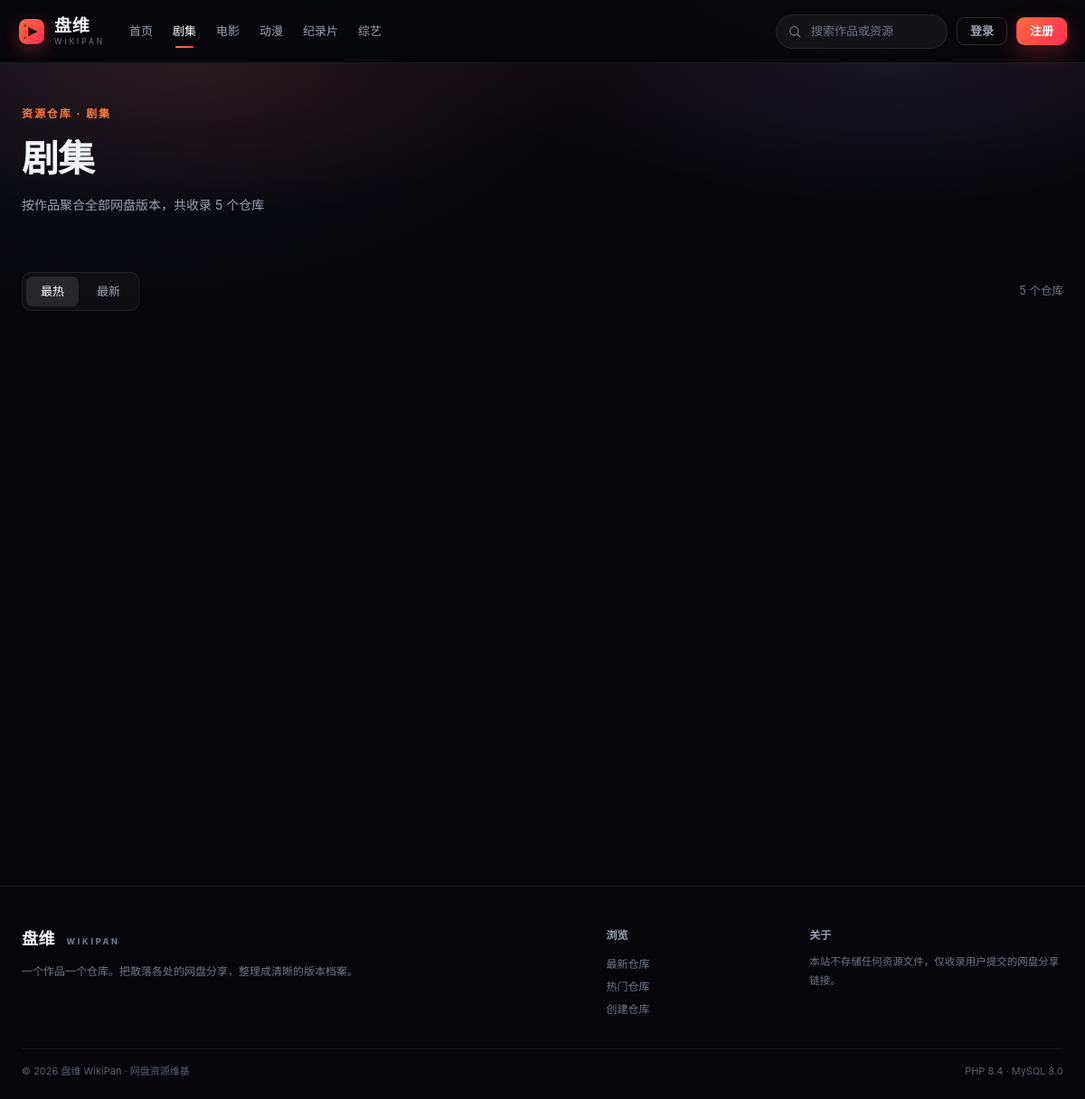
Screenshot of /browse?cat=series with the database file from the repository.
### tables this page shows
CREATE TABLE IF NOT EXISTS categories (
  id         INT UNSIGNED AUTO_INCREMENT PRIMARY KEY,
  slug       VARCHAR(32) NOT NULL,
  name       VARCHAR(32) NOT NULL,
  sort_order SMALLINT NOT NULL DEFAULT 0,
  UNIQUE KEY uk_slug (slug)
);

CREATE TABLE IF NOT EXISTS repositories (
  id             INT UNSIGNED AUTO_INCREMENT PRIMARY KEY,
  slug           VARCHAR(160) NOT NULL,
  title          VARCHAR(120) NOT NULL,
  original_title VARCHAR(160) DEFAULT NULL,
  category_id    INT UNSIGNED NOT NULL,
  year           SMALLINT UNSIGNED DEFAULT NULL,
  description    TEXT,
  poster         VARCHAR(500) DEFAULT NULL,
  backdrop       VARCHAR(500) DEFAULT NULL,
  tags           VARCHAR(200) DEFAULT NULL,
  featured       TINYINT(1) NOT NULL DEFAULT 0,
  heat           INT UNSIGNED NOT NULL DEFAULT 0,
  created_by     INT UNSIGNED NOT NULL,
  created_at     DATETIME NOT NULL DEFAULT CURRENT_TIMESTAMP,
  updated_at     DATETIME NOT NULL DEFAULT CURRENT_TIMESTAMP ON UPDATE CURRENT_TIMESTAMP,
  KEY idx_category (category_id),
  KEY idx_heat (heat),
  KEY idx_created (created_at),
  KEY idx_featured (featured),
  CONSTRAINT fk_repo_category FOREIGN KEY (category_id) REFERENCES categories (id),
  CONSTRAINT fk_repo_user FOREIGN KEY (created_by) REFERENCES users (id)
);

### app/helpers.php (called while the page is built, shortened)
<?php
function e(mixed $value): string
{
    return htmlspecialchars((string) $value, ENT_QUOTES | ENT_SUBSTITUTE, 'UTF-8');
}
function render_view(string $view, array $data = []): string
{
    extract($data, EXTR_SKIP);
    require APP_PATH . '/views/' . $view . '.php';
    return (string) ob_get_clean();
}
function view(string $view, array $data = [], array $meta = []): void
{
    $content = render_view($view, $data);
    require APP_PATH . '/views/layout.php';
}
function categories(): array
{
    static $cache = null;
    return $cache ??= all('SELECT * FROM categories ORDER BY sort_order, id');
}
function category_by_slug(string $slug): ?array
{
    return one('SELECT * FROM categories WHERE slug = ?', [$slug]);
}

### app/pages.php (called while the page is built, shortened)
<?php
function page_browse(): void
{
    $slug = trim((string) ($_GET['cat'] ?? ''));
    $category = $slug !== '' ? category_by_slug($slug) : null;
    $sort = ($_GET['sort'] ?? 'heat') === 'new' ? 'new' : 'heat';
    $page = max(1, (int) ($_GET['page'] ?? 1));
    $perPage = 18;
    $where = $category ? 'r.category_id = ?' : '1=1';
    $params = $category ? [(int) $category['id']] : [];
    $total = count_rows('repositories r', $where, $params);
    $pages = max(1, (int) ceil($total / $perPage));
    $page = min($page, $pages);
    $offset = ($page - 1) * $perPage;
    $order = $sort === 'new' ? 'r.created_at DESC' : 'r.heat DESC';
    $items = all(
        REPO_SELECT . " WHERE {$where} ORDER BY {$order} LIMIT {$perPage} OFFSET {$offset}",
        $params
    );
    $heading = $category['name'] ?? '全部仓库';
    view('browse', compact('category', 'items', 'total', 'page', 'pages', 'sort', 'heading'), [
        'title'      => $heading . ' · 盘维',
        'nav'        => $category['slug'] ?? 'browse',
        'body_class' => 'is-list',
    ]);
}

### app/db.php (called while the page is built, shortened)
<?php
function db(): PDO
{
    static $pdo = null;
    if ($pdo instanceof PDO) {
        return $pdo;
    }
    $host = getenv('DB_HOST') ?: '127.0.0.1';
    $port = getenv('DB_PORT') ?: '3306';
    $name = getenv('DB_NAME') ?: 'wikipan';
    $user = getenv('DB_USER') ?: 'wikipan';
    $pass = getenv('DB_PASS') ?: 'wikipan123';
    $dsn = sprintf('mysql:host=%s;port=%s;dbname=%s;charset=utf8mb4', $host, $port, $name);
    try {
        $pdo = new PDO($dsn, $user, $pass, [
            PDO::ATTR_ERRMODE            => PDO::ERRMODE_EXCEPTION,
            PDO::ATTR_DEFAULT_FETCH_MODE => PDO::FETCH_ASSOC,
            PDO::ATTR_EMULATE_PREPARES   => false,
        ]);
    } catch (PDOException $e) {
        http_response_code(500);
        header('Content-Type: text/html; charset=utf-8');
        echo '<!doctype html><meta charset="utf-8"><body style="background:#0b0b10;color:#eee;font-family:sans-serif;padding:48px">'
            . '<h2>数据库连接失败</h2><p style="color:#999">请确认 MySQL 容器已启动（docker compose ps）。</p><pre style="color:#f66">'
            . htmlspecialchars($e->getMessage(), ENT_QUOTES, 'UTF-8') . '</pre></body>';
        exit;
    }
    return $pdo;
}
function q(string $sql, array $params = []): PDOStatement
{
    $stmt = db()->prepare($sql);
    $stmt->execute($params);
    return $stmt;
}
function all(string $sql, array $params = []): array
{
    return q($sql, $params)->fetchAll();
}
function one(string $sql, array $params = []): ?array
{
    $row = q($sql, $params)->fetch();
    return $row === false ? null : $row;
}
function scalar(string $sql, array $params = []): mixed
{
    $value = q($sql, $params)->fetchColumn();
    return $value === false ? null : $value;
}

### app/queries.php (called while the page is built, shortened)
<?php
function count_rows(string $table, string $where = '1=1', array $params = []): int
{
    return (int) scalar("SELECT COUNT(*) FROM {$table} WHERE {$where}", $params);
}

### app/auth.php (called while the page is built, shortened)
<?php
function current_user(): ?array
{
    if (empty($_SESSION['uid'])) {
        return null;
    }
    $user = one('SELECT * FROM users WHERE id = ?', [(int) $_SESSION['uid']]);
    return $user;
}

### app/views/browse.php (shortened to what this page needs)
<?php
$sortLink = static function (string $mode) use ($category): string {
    $query = ['sort' => $mode];
    if ($category) {
        $query['cat'] = $category['slug'];
    }
    return '/browse?' . http_build_query($query);
};
?>
<section class="page-hero">
    <div class="container">
        <p class="eyebrow">资源仓库 · <?= $category ? e($category['name']) : '全部' ?></p>
        <h1><?= e($heading) ?></h1>
        <p class="page-sub">按作品聚合全部网盘版本，共收录 <?= (int) $total ?> 个仓库</p>
    </div>
</section>
<div class="container page-body">
    <div class="list-toolbar">
        <div class="sort-tabs">
            <a href="<?= e($sortLink('heat')) ?>" class="<?= $sort === 'heat' ? 'is-active' : '' ?>">最热</a>
            <a href="<?= e($sortLink('new')) ?>" class="<?= $sort === 'new' ? 'is-active' : '' ?>">最新</a>
        </div>
        <span class="result-count"><?= (int) $total ?> 个仓库</span>
    </div>
</div>

### app/views/partials/header.php (shortened to what this page needs)
<?php
$user = current_user();
$navCategories = categories();
?>
<header class="site-header" id="siteHeader">
    <div class="header-inner">
        <a class="brand" href="/" aria-label="盘维首页">
            <span class="brand-text">
                <strong>盘维</strong>
                <em>WIKIPAN</em>
            </span>
        </a>
        <nav class="main-nav" aria-label="分类导航">
            <a href="/" class="<?= $nav === 'home' ? 'is-active' : '' ?>">首页</a>
            <?php foreach ($navCategories as $category): ?>
                <a href="/browse?cat=<?= e($category['slug']) ?>"
                   class="<?= $nav === $category['slug'] ? 'is-active' : '' ?>"><?= e($category['name']) ?></a>
            <?php endforeach; ?>
        </nav>
        <div class="header-actions">
            <form class="search-box" action="/search" method="get" role="search">
                <svg viewBox="0 0 24 24" aria-hidden="true">
                    <circle cx="11" cy="11" r="7" fill="none" stroke="currentColor" stroke-width="2"/>
                    <path d="m16.5 16.5 4 4" stroke="currentColor" stroke-width="2" stroke-linecap="round"/>
                </svg>
                <input type="search" name="q" value="<?= e($_GET['q'] ?? '') ?>" placeholder="搜索作品或资源" aria-label="搜索作品或资源">
            </form>
            <?php if ($user): ?>
                <a class="btn btn-primary btn-sm header-create" href="/create">＋ 新建仓库</a>
                <details class="user-menu">
                    <summary>
                        <span class="avatar avatar-sm" style="<?= e(avatar_style($user['avatar_hue'])) ?>"><?= e(first_char($user['username'])) ?></span>
                        <span class="user-name"><?= e($user['username']) ?></span>
                    </summary>
                    <div class="user-dropdown">
                        <a href="/me">我的贡献</a>
                        <a href="/create">新建仓库</a>
                        <form method="post" action="/logout">
                            <?= csrf_field() ?>
                            <button type="submit">退出登录</button>
                        </form>
                    </div>
                </details>
            <?php else: ?>
                <a class="btn btn-ghost btn-sm" href="/login">登录</a>
                <a class="btn btn-primary btn-sm" href="/register">注册</a>
            <?php endif; ?>
        </div>
    </div>
</header>

### rows the page displays
categories: name "剧集"
categories: name "电影"
categories: name "动漫"
categories: name "纪录片"
categories: name "综艺"
repositories: id "5"

### other values shown
PHP_MAJOR_VERSION "8"
PHP_MINOR_VERSION "4"
